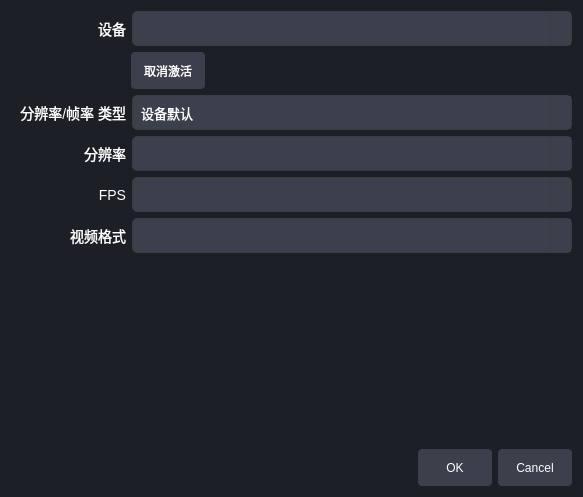
<?xml version="1.0" encoding="UTF-8"?>
<ui version="4.0">
 <class>CameraSettingDialog</class>
 <widget class="QDialog" name="CameraSettingDialog">
  <property name="geometry">
   <rect>
    <x>0</x>
    <y>0</y>
    <width>583</width>
    <height>497</height>
   </rect>
  </property>
  <property name="windowTitle">
   <string>Dialog</string>
  </property>
  <property name="styleSheet">
   <string notr="true">QDialog{
	background-color:#1D1F26
}
QLabel{
	color:white;
	font-size:14px;
	min-width:115px;
	max-width:115px;
}
QComboBox {
    background-color: #3C404D;
    border: 1px solid #3C3C3C;
    border-radius: 5px;
    padding: 4px 8px;
    color: white;
    font-size: 13px;
	min-height:25px;
	max-height:25px;
}

QComboBox::drop-down {
    subcontrol-origin: padding;
    subcontrol-position: top right;
    width: 20px;
    border-left: 1px solid #3C3C3C;
    background-color: #3C404D;
}

QComboBox::down-arrow {
    image: url(:/sources/down.png);  /* 你可以用自己的箭头图标 */
	background-color: #3C404D;
    width: 12px;
    height: 12px;
}

QComboBox QAbstractItemView {
    background-color: #3C404D;
    border: 1px solid #3C3C3C;
    selection-background-color: #284CB8;
    selection-color: white;
    color: white;
    font-size: 13px;
    outline: 0;
}

QPushButton {
        background-color: #3C404D;
        border: none;
         border-radius: 4px;
         padding: 6px 12px;
         color: white;
		min-width:50px;
		max-width:50px;
		min-height:25px;
		max-height:25px;

}
QPushButton:hover { background-color: #3c3d47; }
QPushButton:pressed { background-color: #50515b; }</string>
  </property>
  <layout class="QVBoxLayout" name="verticalLayout">
   <item>
    <layout class="QHBoxLayout" name="horizontalLayout">
     <item>
      <widget class="QLabel" name="label">
       <property name="text">
        <string>设备</string>
       </property>
       <property name="alignment">
        <set>Qt::AlignmentFlag::AlignRight|Qt::AlignmentFlag::AlignTrailing|Qt::AlignmentFlag::AlignVCenter</set>
       </property>
      </widget>
     </item>
     <item>
      <widget class="QComboBox" name="cameraCBBox"/>
     </item>
    </layout>
   </item>
   <item>
    <layout class="QHBoxLayout" name="horizontalLayout_6">
     <item>
      <spacer name="horizontalSpacer">
       <property name="orientation">
        <enum>Qt::Orientation::Horizontal</enum>
       </property>
       <property name="sizeType">
        <enum>QSizePolicy::Policy::Fixed</enum>
       </property>
       <property name="sizeHint" stdset="0">
        <size>
         <width>120</width>
         <height>20</height>
        </size>
       </property>
      </spacer>
     </item>
     <item>
      <widget class="QPushButton" name="pushButton">
       <property name="text">
        <string>取消激活</string>
       </property>
      </widget>
     </item>
     <item>
      <spacer name="horizontalSpacer_2">
       <property name="orientation">
        <enum>Qt::Orientation::Horizontal</enum>
       </property>
       <property name="sizeHint" stdset="0">
        <size>
         <width>40</width>
         <height>20</height>
        </size>
       </property>
      </spacer>
     </item>
    </layout>
   </item>
   <item>
    <layout class="QHBoxLayout" name="horizontalLayout_2">
     <item>
      <widget class="QLabel" name="label_2">
       <property name="text">
        <string>分辨率/帧率 类型</string>
       </property>
       <property name="alignment">
        <set>Qt::AlignmentFlag::AlignRight|Qt::AlignmentFlag::AlignTrailing|Qt::AlignmentFlag::AlignVCenter</set>
       </property>
      </widget>
     </item>
     <item>
      <widget class="QComboBox" name="typeCBBox">
       <item>
        <property name="text">
         <string>设备默认</string>
        </property>
       </item>
       <item>
        <property name="text">
         <string>自定义</string>
        </property>
       </item>
      </widget>
     </item>
    </layout>
   </item>
   <item>
    <layout class="QHBoxLayout" name="horizontalLayout_3">
     <item>
      <widget class="QLabel" name="resolutionLabel">
       <property name="text">
        <string>分辨率</string>
       </property>
       <property name="alignment">
        <set>Qt::AlignmentFlag::AlignRight|Qt::AlignmentFlag::AlignTrailing|Qt::AlignmentFlag::AlignVCenter</set>
       </property>
      </widget>
     </item>
     <item>
      <widget class="QComboBox" name="resolutionCBBox"/>
     </item>
    </layout>
   </item>
   <item>
    <layout class="QHBoxLayout" name="horizontalLayout_4">
     <item>
      <widget class="QLabel" name="fpsLabel">
       <property name="text">
        <string>FPS</string>
       </property>
       <property name="alignment">
        <set>Qt::AlignmentFlag::AlignRight|Qt::AlignmentFlag::AlignTrailing|Qt::AlignmentFlag::AlignVCenter</set>
       </property>
      </widget>
     </item>
     <item>
      <widget class="QComboBox" name="fpsCBBox"/>
     </item>
    </layout>
   </item>
   <item>
    <layout class="QHBoxLayout" name="horizontalLayout_5">
     <item>
      <widget class="QLabel" name="videoFormatLabel">
       <property name="text">
        <string>视频格式</string>
       </property>
       <property name="alignment">
        <set>Qt::AlignmentFlag::AlignRight|Qt::AlignmentFlag::AlignTrailing|Qt::AlignmentFlag::AlignVCenter</set>
       </property>
      </widget>
     </item>
     <item>
      <widget class="QComboBox" name="videoFormatCBBox"/>
     </item>
    </layout>
   </item>
   <item>
    <spacer name="verticalSpacer">
     <property name="orientation">
      <enum>Qt::Orientation::Vertical</enum>
     </property>
     <property name="sizeHint" stdset="0">
      <size>
       <width>20</width>
       <height>173</height>
      </size>
     </property>
    </spacer>
   </item>
   <item>
    <widget class="QDialogButtonBox" name="buttonBox">
     <property name="orientation">
      <enum>Qt::Orientation::Horizontal</enum>
     </property>
     <property name="standardButtons">
      <set>QDialogButtonBox::StandardButton::Cancel|QDialogButtonBox::StandardButton::Ok</set>
     </property>
    </widget>
   </item>
  </layout>
 </widget>
 <resources/>
 <connections>
  <connection>
   <sender>buttonBox</sender>
   <signal>accepted()</signal>
   <receiver>CameraSettingDialog</receiver>
   <slot>accept()</slot>
   <hints>
    <hint type="sourcelabel">
     <x>248</x>
     <y>254</y>
    </hint>
    <hint type="destinationlabel">
     <x>157</x>
     <y>274</y>
    </hint>
   </hints>
  </connection>
  <connection>
   <sender>buttonBox</sender>
   <signal>rejected()</signal>
   <receiver>CameraSettingDialog</receiver>
   <slot>reject()</slot>
   <hints>
    <hint type="sourcelabel">
     <x>316</x>
     <y>260</y>
    </hint>
    <hint type="destinationlabel">
     <x>286</x>
     <y>274</y>
    </hint>
   </hints>
  </connection>
 </connections>
</ui>
